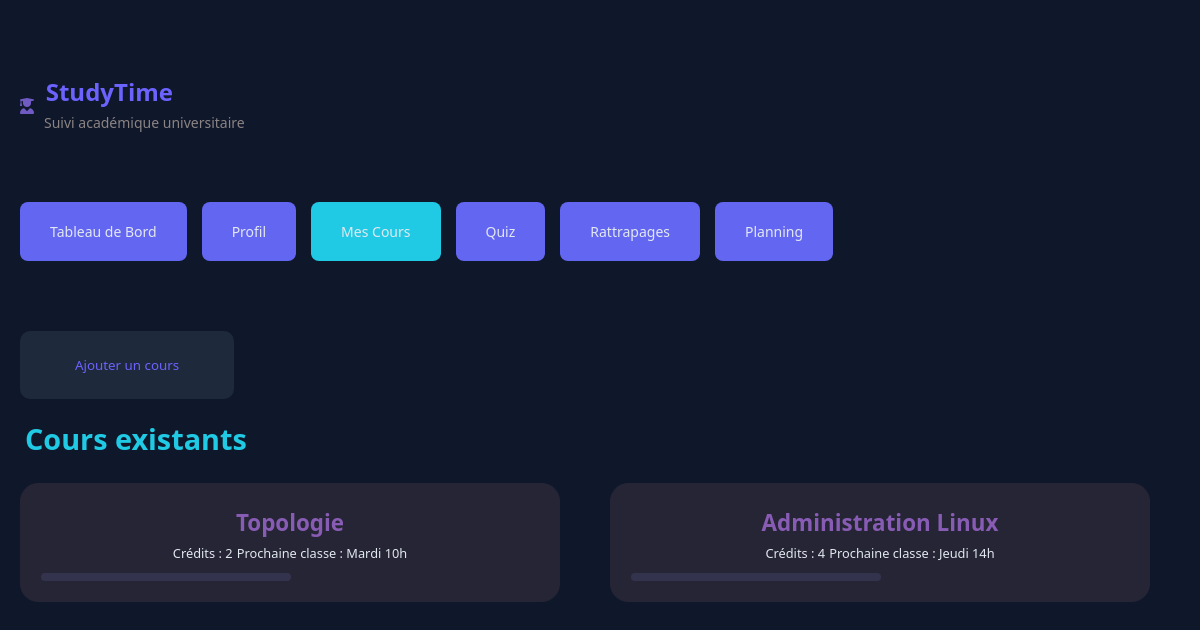
The app's page /myclasses with its own data.
### app.py (models this page shows)
class Course(db.Model):
    id = db.Column(db.Integer, primary_key=True)
    name = db.Column(db.String(100), nullable=False)
    credits = db.Column(db.Integer, nullable=False)
    next_class = db.Column(db.String(50), nullable=False)
    grade = db.Column(db.Float, nullable=False)

### app.py (the view)
@app.route("/myclasses")
def myclasses():
    courses = Course.query.all()  # prend tous les cours depuis la DB
    return render_template("myclasses.html", courses=courses)

### templates/myclasses.html (shortened to what this page needs)
<!DOCTYPE html>
<html lang="fr">
<head>
  <link rel="stylesheet" href="{{ url_for('static', filename='style.css') }}">
  <link rel="stylesheet" href="https://cdnjs.cloudflare.com/ajax/libs/font-awesome/6.4.0/css/all.min.css">
</head>
<body>
  <div class="principal">
    <div class="header">
      <div class="logo">
        <i class="fa-solid fa-user-graduate" style="color: rgb(112, 91, 197);"></i>
      </div>
      <div>
        <h1>StudyTime</h1>
        <p>Suivi académique universitaire</p>
      </div>
    </div>
    <div class="principal_nav">
      <button><a href="{{ url_for('home') }}">Tableau de Bord</a></button>
      <button><a href="{{ url_for('profil') }}">Profil</a></button>
      <button class="activ"><a href="{{ url_for('myclasses') }}">Mes Cours</a></button>
      <button><a href="{{ url_for('quiz') }}">Quiz</a></button>
      <button><a href="{{ url_for('rattrapage') }}">Rattrapages</a></button>
      <button><a href="{{ url_for('planning') }}">Planning</a></button>
    </div>
    <button id="toggleForm">Ajouter un cours</button>
    <h2 class="main-title">Cours existants</h2>
    <div class="top-bar">
      {% for course in courses %}
        <div class="mini-card bloc-matiere" data-grade="{{ course.grade }}">
          <strong>{{ course.name }}</strong>
          <span>Crédits : {{ course.credits }}</span>
          <span>Prochaine classe : {{ course.next_class }}</span>
          <div class="barre-prog">
          </div>
        </div>
      {% endfor %}
    </div>
  </div>
</body>
</html>

### static/style.css (style rules this page uses)
* { margin: 0; padding: 0; box-sizing: border-box; font-family: 'Segoe UI', Tahoma, Geneva, Verdana, sans-serif; }
:root { --bg-main : #0F172A ; --second-font-color : #334155 ; --accent : #20cae4 ; --success : #108981 ; --failed :#F43F5E ; --warning : #F59E08 ; --first-text-color : #E2E8F0 ; --second-text-color : #94A3B8 ; --basic-subtext-color : #8b8484 ; --progress-bar-color : #8b8484 ; --text-mark-color : #a855f7 ; --bloc-font-color : #1E293B ; --bloc-font-bg-hover-color : #33334d ; --rbloc-hover-color : #4343616e ; --rbloc-hover-color : #c9c1c1 ; --mini-card-bg-hover-color : #666 ; --classes-bloc-bg-color : #252535 ; --nav-standard-bg-color : #705bc5 ; --nav-hover-bg-color : #33334d ; --nav-active-bg-color : #46acb8 ; --header-h1-text-color : #6c63ff ; --dashboard-icon-color : #705bc5 ; --brain-icon-color : #e7eb5b ; --bg-icon-color : #a66ddcc4 ; --button-standard-bg-color : #6366F1 ; --button-hover-bg-color : #33334d ; --button-revise-color : #3b82f6 ; --input-bg-color : #1E1E2F ; --input-border-color : #ffffff1a; --input-placeholder-color : #aaa ; --input-submit-bg-color : #6c63ff ; --progress-bar-bg-color : linear-gradient(90deg, #a855f7, #3b82f6) ; }
body { background-color:var(--bg-main); color: var(--first-text-color); }
.principal { max-width: 1200px; margin: 40px auto; padding: 20px; }
.header { display: flex; align-items: center; margin-bottom: 30px; }
.header h1 { font-size: 24px; margin-left: 10px; color:var(--header-h1-text-color); position: relative ; top : 15px ; left: -35px ; }
.header p { font-size: 14px; color: var(--basic-subtext-color) ; margin-left: 10px; }
.principal_nav { display: flex; gap: 15px; margin-bottom: 30px; width : 100% }
.principal_nav button { padding: 20px 30px; border: none; border-radius: 8px; font-size: 14px; font-family: Verdana, Geneva, Tahoma, sans-serif; background-color: var(--button-standard-bg-color); transition: 0.3s; }
.principal_nav button.activ { background-color: var(--accent); color: var(--second-text-color) ; }
a { text-decoration: none; color: var(--first-text-color); }
h1 { color: var(--first-text-color); text-align: center; }
.result_box h3 , p ,button { margin-top: 20px; margin-bottom : 20px ; }
.top-bar { display: grid; grid-template-columns: repeat(auto-fit, minmax(200px, 1fr)); gap: 20px; margin-bottom: 30px; }
h2.main-title { color : var(--accent) ; }
.mini-card { background:var(--bloc-font-color); padding: 15px 25px; border-radius: 12px; border: 1px solid var(--input-border-color); display : inline-block ; gap : 15px ; margin-right: 30px ; text-align: center; transition :all 0.4s ease-in ; }
#toggleForm { padding : 25px 55px ; color: var(--header-h1-text-color); background-color: var(--bloc-font-color); border : none ; border-radius: 10px; font-weight: 500 ; transition:all 0.7s ease-in ; }
.mini-card strong { font-size: 1.4rem; display: block; color: var(--bg-icon-color); margin: 3px; }
.mini-card span { color: var(--first-text-color); font-size: 0.8rem; }
.bloc-matiere { background: var(--classes-bloc-bg-color); padding: 20px; border-radius: 18px; max-height: 150px ; justify-content: space-between; align-items: center; margin-bottom: 15px; border: 1px solid #252535; max-width: 100%; }
.barre-prog { background: var(--bloc-font-bg-hover-color); height: 8px; border-radius: 10px; width: 250px; overflow: hidden; margin-top: 10px; }
.main-title { font-size: 1.8rem; font-weight: 700; margin-bottom: 25px; color:var(--bloc-font-color); padding-left: 5px; }

### records on screen
Course: name "Topologie", credits "2", next_class "Mardi 10h"
Course: name "Administration Linux", credits "4", next_class "Jeudi 14h"
